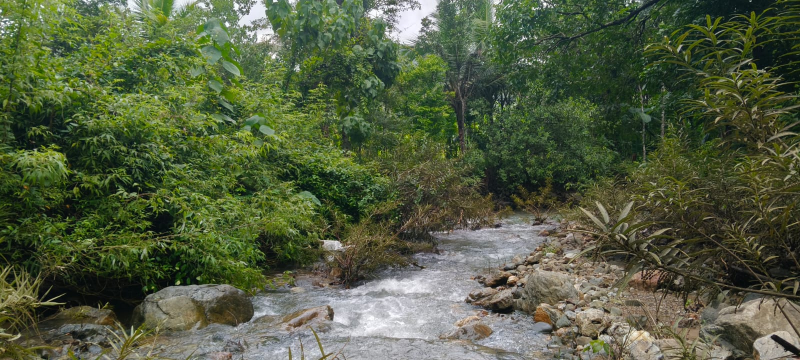
#> input picture samples/day.jpg, 1600 x 720 px (shown at 1/2 size)
$ python -i dip_core.py   (imports and definitions only)   (older library calls are emulated)
#> lines starting #> are read from the running program, lines starting #| are printed output that depends on the picture
#> further down, picture is the input picture: shape (720, 1600, 3); mean B, G, R 64.2, 92.8, 82.6
"""dip_core.py -- user-defined image-processing functions.

Every function in this module is written by hand with NumPy/OpenCV, exactly as
described in the project report.  OpenCV's cv2.equalizeHist is used only as an
independent cross-check of ``equalize``; cv2.createCLAHE supplies the CLAHE
comparison image.

Author: MANJUNATH BHASKAR HEBBAR (20241EVL0037)
"""

from __future__ import annotations

import cv2
import numpy as np

L = 256                       # number of grey levels (8-bit)
DEFAULT_SIZE = (640, 480)     # common working size, width x height


# ---------------------------------------------------------------------------
# 1. Loading and pre-processing
# ---------------------------------------------------------------------------
def preprocess_bgr(bgr: np.ndarray, size: tuple[int, int] = DEFAULT_SIZE) -> np.ndarray:
    """Centre-crop to the target aspect ratio, then resize with INTER_AREA."""
    if bgr is None:
        raise ValueError("image could not be decoded")
    h, w = bgr.shape[:2]
    cw = min(w, int(h * size[0] / size[1]))
    ch = min(h, int(w * size[1] / size[0]))
    x0, y0 = (w - cw) // 2, (h - ch) // 2
    bgr = bgr[y0:y0 + ch, x0:x0 + cw]
    bgr = cv2.resize(bgr, size, interpolation=cv2.INTER_AREA)
    return bgr


def load_and_preprocess(path: str, size: tuple[int, int] = DEFAULT_SIZE) -> np.ndarray:
    """Read a JPEG/PNG file and return an RGB image of the common size."""
    bgr = cv2.imread(path)
    if bgr is None:
        raise FileNotFoundError(path)
    return cv2.cvtColor(preprocess_bgr(bgr, size), cv2.COLOR_BGR2RGB)


def decode_and_preprocess(data: bytes, size: tuple[int, int] = DEFAULT_SIZE) -> np.ndarray:
    """Decode an uploaded image from memory and return an RGB array."""
    buf = np.frombuffer(data, dtype=np.uint8)
    bgr = cv2.imdecode(buf, cv2.IMREAD_COLOR)
    if bgr is None:
        raise ValueError("unsupported or corrupt image file")
    return cv2.cvtColor(preprocess_bgr(bgr, size), cv2.COLOR_BGR2RGB)


def to_gray(rgb: np.ndarray) -> np.ndarray:
    """ITU-R BT.601 luma: I = 0.299 R + 0.587 G + 0.114 B."""
    r, g, b = rgb[..., 0], rgb[..., 1], rgb[..., 2]
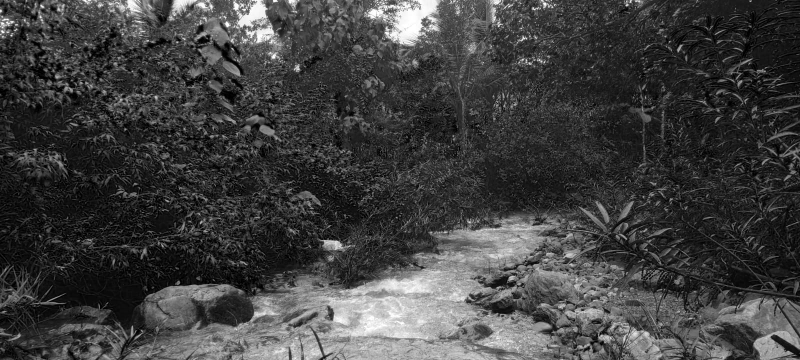
#> r: shape (720, 1600) (shown at 1/2 size); min 0, max 255, mean 64.2
    return np.round(0.299 * r + 0.587 * g + 0.114 * b).astype(np.uint8)


# ---------------------------------------------------------------------------
# 2. Histogram, PDF and CDF
# ---------------------------------------------------------------------------
def histogram(gray: np.ndarray) -> np.ndarray:
    """h(r_k) = n_k for k = 0 .. 255."""
    return np.bincount(gray.ravel(), minlength=L).astype(np.int64)


def pdf_cdf(hist: np.ndarray) -> tuple[np.ndarray, np.ndarray]:
    """Normalised histogram (PDF) and its running sum (CDF)."""
    pdf = hist / hist.sum()
    return pdf, np.cumsum(pdf)


# ---------------------------------------------------------------------------
# 3. Histogram equalization (user-defined)
# ---------------------------------------------------------------------------
def equalize(gray: np.ndarray) -> tuple[np.ndarray, np.ndarray]:
    """Global histogram equalization using Eq. (5) of the report.

    Returns the equalized uint8 image and the 256-entry mapping s = T(r).
    """
    h = histogram(gray)
#> h = 256 values, max 11653 at index 49, min 7 at index 0, mean 4500
    _, cdf = pdf_cdf(h)
#> in pdf_cdf, `pdf = hist / hist.sum()`: pdf = 256 values, max 0.0101 at index 49, min 6.08e-06 at index 0, mean 0.00391
#> cdf = 256 values from 6.08e-06 to 1
    cdf_min = cdf[np.nonzero(h)[0][0]]
#> cdf_min = 6.08e-06
    denom = 1.0 - cdf_min
#> denom = 1
    if denom <= 0:                                   # constant image: no change
        T = np.arange(L, dtype=np.float64)
    else:
        T = np.round((cdf - cdf_min) / denom * (L - 1))
#> T = 256 values from 0 to 255
    T = np.clip(T, 0, L - 1).astype(np.uint8)
    return T[gray], T


def stretch(gray: np.ndarray, lo: float = 1, hi: float = 99) -> np.ndarray:
    """Linear contrast stretching: map the [lo, hi] percentile band to 0..255."""
    a, b = np.percentile(gray, [lo, hi])
    return np.clip((gray - a) / max(b - a, 1) * 255, 0, 255).astype(np.uint8)


def clahe(gray: np.ndarray, clip_limit: float = 2.0, tile: int = 8) -> np.ndarray:
    """Contrast-limited adaptive histogram equalization (OpenCV reference)."""
    tile = max(2, int(tile))
    return cv2.createCLAHE(clipLimit=float(clip_limit),
                           tileGridSize=(tile, tile)).apply(gray)


# ---------------------------------------------------------------------------
# 4. Quality parameters
# ---------------------------------------------------------------------------
def entropy(gray: np.ndarray) -> float:
    """Shannon entropy in bits per pixel."""
    p = histogram(gray) / gray.size
    p = p[p > 0]
    return float(-(p * np.log2(p)).sum())


def noise_sigma(gray: np.ndarray) -> float:
    """Immerkaer's fast noise-variance estimate (sigma_n in grey levels)."""
    k = np.array([[1, -2, 1], [-2, 4, -2], [1, -2, 1]], np.float64)
    c = cv2.filter2D(gray.astype(np.float64), -1, k)[1:-1, 1:-1]
    h, w = gray.shape
    return float(np.sqrt(np.pi / 2) / (6.0 * (w - 2) * (h - 2)) * np.abs(c).sum())


def metrics(gray: np.ndarray, ref: np.ndarray | None = None) -> dict[str, float]:
    """All quality parameters of one image (optionally against a reference)."""
    g = gray.astype(np.float64)
    mean, std = g.mean(), g.std()
    gx = cv2.Sobel(gray, cv2.CV_64F, 1, 0)
    gy = cv2.Sobel(gray, cv2.CV_64F, 0, 1)
    m: dict[str, float] = {
        "height": int(gray.shape[0]),
        "width": int(gray.shape[1]),
        "mean": float(mean),
        "contrast_std": float(std),
        "michelson": float((g.max() - g.min()) / (g.max() + g.min() + 1e-9)),
        "dynamic_range": int(g.max() - g.min()),
        "levels_used": int((histogram(gray) > 0).sum()),
        "entropy": entropy(gray),
        "snr_db": float(20 * np.log10(mean / std)) if std > 0 else float("inf"),
        "sharpness": float(np.hypot(gx, gy).mean()),
        "noise_sigma": noise_sigma(gray),
    }
    m["snr_noise_db"] = (float(20 * np.log10(std / m["noise_sigma"]))
                         if m["noise_sigma"] > 0 else float("inf"))
    if ref is not None:
        mse = float(np.mean((g - ref.astype(np.float64)) ** 2))
        m["mse"] = mse
        m["psnr_db"] = float(10 * np.log10(255 ** 2 / mse)) if mse > 0 else float("inf")
        m["ambe"] = float(abs(mean - ref.astype(np.float64).mean()))
    return m


# ---------------------------------------------------------------------------
# 5. One complete condition
# ---------------------------------------------------------------------------
def analyze_condition(rgb: np.ndarray, clip_limit: float = 2.0, tile: int = 8,
                      lo: float = 1, hi: float = 99) -> dict:
    """Run grayscale conversion, HE, OpenCV HE, CLAHE and stretching."""
    gray = to_gray(rgb)
    he, T = equalize(gray)
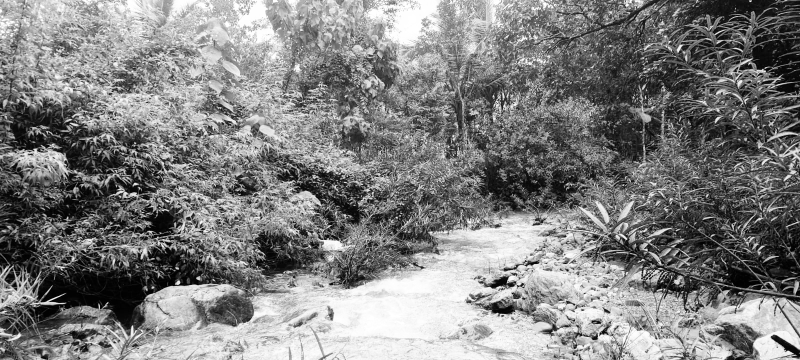
#> he: shape (720, 1600) (shown at 1/2 size); min 0, max 255, mean 128.4
#> T = 256 values from 0 to 255
    ref_cv = cv2.equalizeHist(gray)
    clahe_img = clahe(gray, clip_limit, tile)
#> in clahe, `return cv2.createCLAHE(clipLimit=float(clip_limit), tileGridSize=(tile..`:
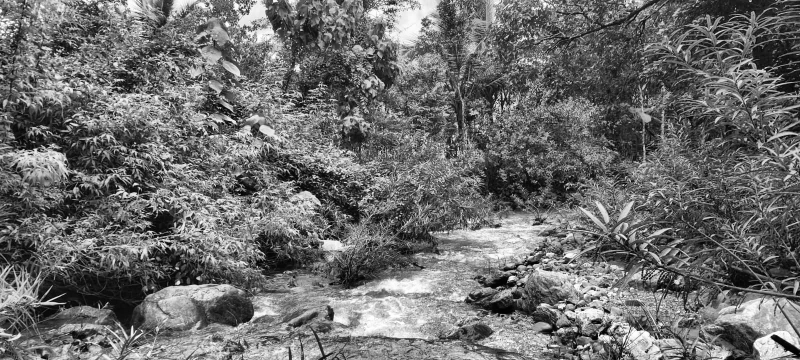
#> returned value: shape (720, 1600) (shown at 1/2 size); min 0, max 255, mean 109
    st = stretch(gray, lo, hi)
#> in stretch, `a, b = np.percentile(gray, [lo, hi])`: a = 12; b = 224
#> in stretch, `return np.clip((gray - a) / max(b - a, 1) * 255, 0, 255).astype(np.uin..`:
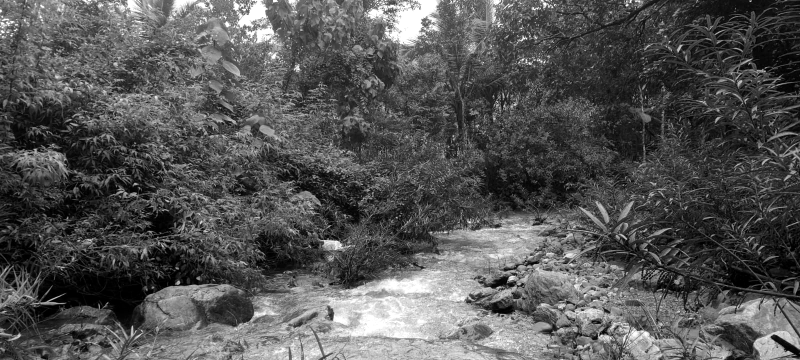
#> returned value: shape (720, 1600) (shown at 1/2 size); min 0, max 255, mean 84.9

    hist = histogram(gray)
#> hist has the same summary as h in equalize
    pdf, cdf = pdf_cdf(hist)
#> cdf = 256 values from 6.08e-06 to 1
    he_hist = histogram(he)
#> he_hist = 256 values, max 11653 at index 70, min 0 at index 13, mean 4500
    he_pdf, he_cdf = pdf_cdf(he_hist)
#> he_pdf = 256 values, max 0.0101 at index 70, min 0 at index 13, mean 0.00391; he_cdf = 256 values from 0.00143 to 1

    return {
        "rgb": rgb,
        "gray": gray,
        "he": he,
        "T": T,
        "clahe": clahe_img,
        "stretch": st,
        "hist": hist,
        "pdf": pdf,
        "cdf": cdf,
        "he_hist": he_hist,
        "he_pdf": he_pdf,
        "he_cdf": he_cdf,
        "max_diff_cv": int(np.abs(he.astype(int) - ref_cv.astype(int)).max()),
        "metrics": {
            "original": metrics(gray),
            "he": metrics(he, gray),
            "clahe": metrics(clahe_img, gray),
            "stretch": metrics(st, gray),
        },
    }
#> in metrics, `mean, std = g.mean(), g.std()`: mean = 83.12; std = 47.41
#> in metrics, `gx = cv2.Sobel(gray, cv2.CV_64F, 1, 0)`:
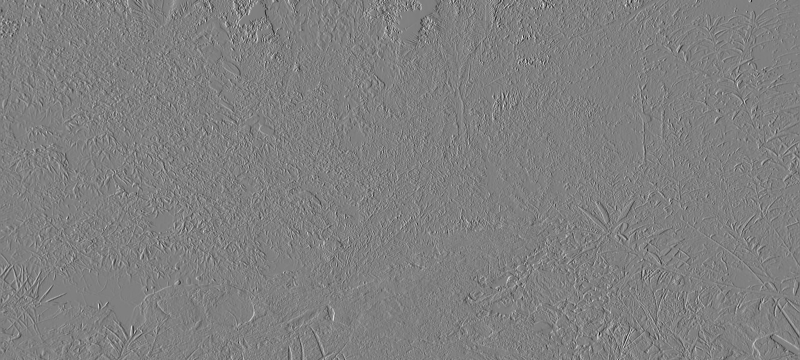
#> gx: shape (720, 1600) float64 (shown at 1/2 size); min -678, max 672, mean -0.1; drawn with min black and max white
#> in metrics, `gy = cv2.Sobel(gray, cv2.CV_64F, 0, 1)`:
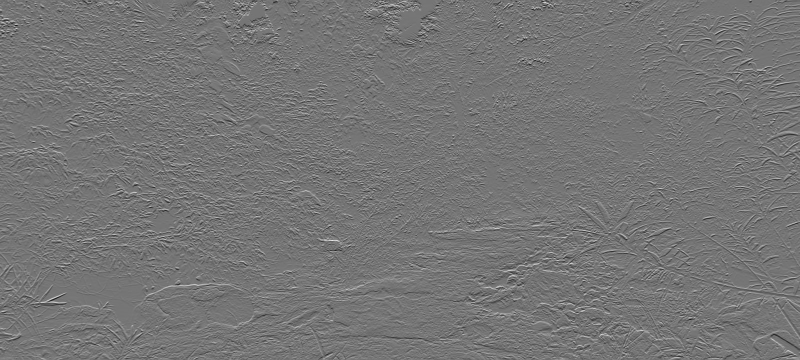
#> gy: shape (720, 1600) float64 (shown at 1/2 size); min -684, max 798, mean 0.1; drawn with min black and max white
#> in entropy, `p = histogram(gray) / gray.size`: p has the same summary as pdf in pdf_cdf
#> in noise_sigma, `k = np.array([[1, -2, 1], [-2, 4, -2], [1, -2, 1]], np.float64)`: k = [[1, -2, 1], [-2, 4, -2], [1, -2, 1]]
#> in noise_sigma, `c = cv2.filter2D(gray.astype(np.float64), -1, k)[1:-1, 1:-1]`:
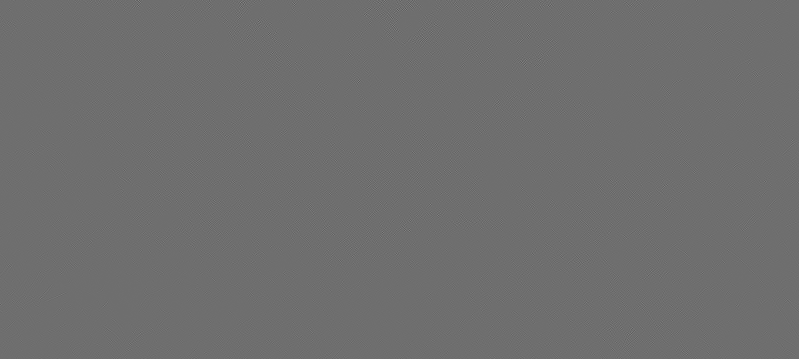
#> c: shape (718, 1598) float64 (shown at 1/2 size); min -363, max 473, mean 0; drawn with min black and max white

>>> import cv2
>>> picture = cv2.imread('samples/day.jpg')
>>> result = analyze_condition(picture)
#> result = 14 items
